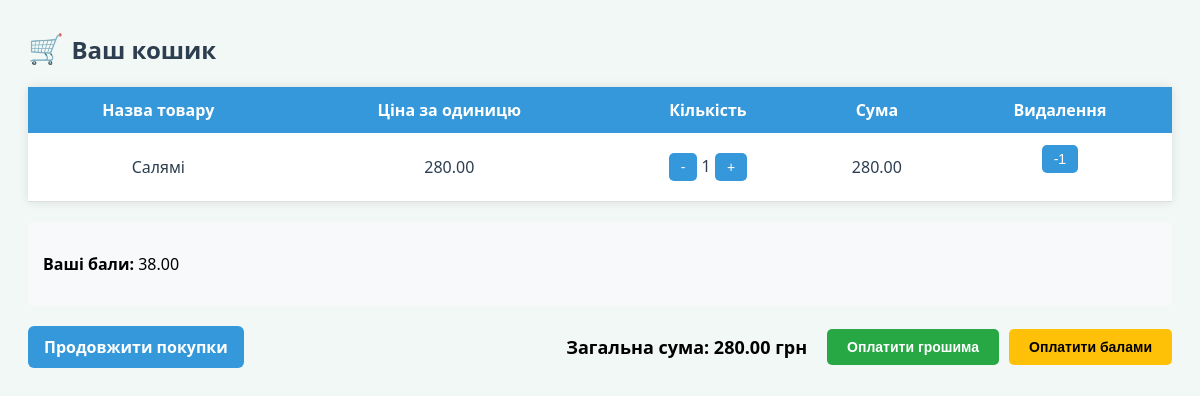
Page /market/cart/ (signed in) on the committed database.
### Market/models.py (models this page shows, shortened)
class Cart(models.Model):
    user = models.ForeignKey(settings.AUTH_USER_MODEL, on_delete=models.CASCADE, null=True, blank=True)
    product = models.ForeignKey(Product, on_delete=models.CASCADE)
    quantity = models.PositiveIntegerField(default=1)

class Product(models.Model):
    SECTION_CHOICES = [
        ('Піца', 'Піца'),
        ('Суші', 'Суші'),
        ('Салати', 'Салати'),
        ('Напої', 'Напої'),
        ('Десерти', 'Десерти'),
    ]
    name = models.CharField(max_length=255)
    price = models.DecimalField(max_digits=8, decimal_places=2)
    description = models.TextField()
    image = models.ImageField(upload_to='products/')
    section = models.CharField(max_length=20, choices=SECTION_CHOICES, default='pizza')  # <-- додано

class CustomUser(AbstractUser):
    age = models.IntegerField(null=True, blank=True)
    country = models.CharField(max_length=100, blank=True)
    address = models.TextField(blank=True)
    bonus_points = models.DecimalField(max_digits=10, decimal_places=2, default=0.00)
    bonus_points = models.DecimalField(max_digits=10, decimal_places=2, default=0.00)  # Поле для зберігання бонусних балів користувача
    class Meta:
        db_table = 'market_customuser'
    groups = models.ManyToManyField(
        'auth.Group',
        verbose_name='groups',
        blank=True,
        help_text='The groups this user belongs to.',
        related_name='custom_user_set',
        related_query_name='custom_user',
    )
    user_permissions = models.ManyToManyField(
        'auth.Permission',
        verbose_name='user permissions',
        blank=True,
        help_text='Specific permissions for this user.',
        related_name='custom_user_set',
        related_query_name='custom_user',
    )

### Market/views.py (the view)
# urls.py: path('cart/', views.view_cart, name='view_cart'),
@login_required
def view_cart(request):
    cart_items = Cart.objects.filter(user=request.user)
    total = sum(item.product.price * item.quantity for item in cart_items)
    return render(request, 'Market/cart.html', {
        'cart_items': cart_items,
        'total': total,
        'user_bonus_points': request.user.bonus_points
    })

### Market/templates/Market/cart.html (shortened to what this page needs)
<h2>Ваш кошик</h2>
<table class="table">
  <thead>
    <tr>
      <th>Назва товару</th>
      <th>Ціна за одиницю</th>
      <th>Кількість</th>
      <th>Сума</th>
      <th>Видалення</th>
    </tr>
  </thead>
  <tbody>
    {% for item in cart_items %}
    <tr>
      <td>{{ item.product.name }}</td>
      <td>{{ item.product.price }}</td>
      <td>
        <form method="post" action="{% url 'remove_from_cart' item.product.id %}" style="display:inline;">
          <button type="submit">-</button>
        </form>
        {{ item.quantity }}
        <form method="post" action="{% url 'add_to_cart' item.product.id %}" style="display:inline;">
          <button type="submit">+</button>
        </form>
      </td>
      <td>{{ item.product.price|floatformat:2 }}</td>
      <td>
        <form method="post" action="{% url 'remove_from_cart' item.product.id %}">
          <button type="submit">-1</button>
        </form>
      </td>
    </tr>
    {% empty %}
    <tr><td colspan="4">Кошик порожній</td></tr>
    {% endfor %}
  </tbody>
</table>
<div style="margin: 20px 0; padding: 15px; background-color: #f8f9fa; border-radius: 5px;">
  <p><strong>Ваші бали:</strong> {{ user_bonus_points|floatformat:2 }}</p>
</div>
<form method="post" action="{% url 'Market:checkout' %}">
  <div class="menu-sum-row">
    <a class="menu-link" href="{% url 'Market:menu' %}">Продовжити покупки</a>
    <div style="display: flex; align-items: center; gap: 20px;">
      <div class="total-sum">Загальна сума: {{ total|floatformat:2 }} грн</div>
      <div style="display: flex; gap: 10px;">
        <button type="submit" name="payment_mode" value="money"
                style="background-color: #28a745; color: white; padding: 10px 20px; border: none; border-radius: 5px; font-weight: bold; cursor: pointer;">
          Оплатити грошима
        </button>
        <button type="submit" name="payment_mode" value="bonus"
                style="background-color: #ffc107; color: black; padding: 10px 20px; border: none; border-radius: 5px; font-weight: bold; cursor: pointer;"
                {% if user_bonus_points < total %}disabled{% endif %}>
          Оплатити балами
        </button>
      </div>
    </div>
  </div>
</form>

### Market/templates/Market/cart.html (style rules this page uses)
h2::before { content: "🛒 "; font-size: 1.2em; }
h2 { text-align: left; color: #2c3e50; margin-bottom: 20px; }
table { width: 100%; border-collapse: collapse; background-color: #ffffff; box-shadow: 0 0 10px rgba(0, 0, 0, 0.1); }
th { background-color: #3498db; color: #fff; padding: 12px; text-align: center; }
td { padding: 12px; text-align: center; border-bottom: 1px solid #ddd; color: #2c3e50; }
form button { background-color: #e74c3c; color: white; border: none; padding: 6px 12px; border-radius: 5px; font-size: 14px; cursor: pointer; transition: background-color 0.3s ease; }
.menu-sum-row { display: flex; justify-content: space-between; align-items: center; margin-top: 20px; }
.menu-link { background-color: #3498db; color: white; padding: 10px 16px; border-radius: 6px; text-decoration: none; font-weight: bold; transition: background-color 0.3s ease; }
.total-sum { font-size: 18px; font-weight: bold; color: black; }
form button { background-color: #3498db; color: white; border: none; padding: 6px 12px; border-radius: 5px; font-size: 14px; cursor: pointer; transition: background-color 0.3s ease; }

### rows in the picture
Cart: product.name "Салямі", product.price "280.00", quantity "1"
CustomUser: bonus_points "38.00"

### other values in the picture
{{ total|floatformat:2 }} "280.00"
